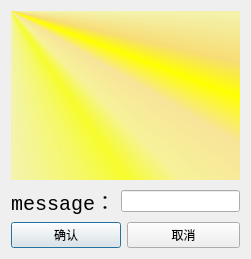
<?xml version="1.0" encoding="UTF-8"?>
<ui version="4.0">
 <class>addText</class>
 <widget class="QDialog" name="addText">
  <property name="geometry">
   <rect>
    <x>0</x>
    <y>0</y>
    <width>251</width>
    <height>259</height>
   </rect>
  </property>
  <property name="windowTitle">
   <string>addText</string>
  </property>
  <layout class="QGridLayout" name="gridLayout">
   <item row="0" column="0" colspan="3">
    <widget class="QLabel" name="label_2">
     <property name="styleSheet">
      <string notr="true">background-color: qconicalgradient(cx:0, cy:0, angle:135, stop:0 rgba(255, 255, 0, 69), stop:0.375 rgba(255, 255, 0, 69), stop:0.423533 rgba(251, 255, 0, 145), stop:0.45 rgba(247, 255, 0, 208), stop:0.477581 rgba(255, 244, 71, 130), stop:0.518717 rgba(255, 218, 71, 130), stop:0.55 rgba(255, 255, 0, 255), stop:0.57754 rgba(255, 203, 0, 130), stop:0.625 rgba(255, 255, 0, 69), stop:1 rgba(255, 255, 0, 69));</string>
     </property>
     <property name="text">
      <string/>
     </property>
    </widget>
   </item>
   <item row="1" column="0">
    <widget class="QLabel" name="label">
     <property name="sizePolicy">
      <sizepolicy hsizetype="Preferred" vsizetype="Preferred">
       <horstretch>0</horstretch>
       <verstretch>0</verstretch>
      </sizepolicy>
     </property>
     <property name="font">
      <font>
       <family>Courier New</family>
       <pointsize>15</pointsize>
      </font>
     </property>
     <property name="text">
      <string>message：</string>
     </property>
    </widget>
   </item>
   <item row="1" column="1" colspan="2">
    <widget class="QLineEdit" name="lineEdit">
     <property name="sizePolicy">
      <sizepolicy hsizetype="MinimumExpanding" vsizetype="Fixed">
       <horstretch>0</horstretch>
       <verstretch>0</verstretch>
      </sizepolicy>
     </property>
     <property name="maxLength">
      <number>1000000</number>
     </property>
    </widget>
   </item>
   <item row="2" column="0" colspan="2">
    <widget class="QPushButton" name="pushButton">
     <property name="sizePolicy">
      <sizepolicy hsizetype="Expanding" vsizetype="Fixed">
       <horstretch>0</horstretch>
       <verstretch>0</verstretch>
      </sizepolicy>
     </property>
     <property name="text">
      <string>确认</string>
     </property>
    </widget>
   </item>
   <item row="2" column="2">
    <widget class="QPushButton" name="pushButton_2">
     <property name="sizePolicy">
      <sizepolicy hsizetype="MinimumExpanding" vsizetype="Fixed">
       <horstretch>0</horstretch>
       <verstretch>0</verstretch>
      </sizepolicy>
     </property>
     <property name="text">
      <string>取消</string>
     </property>
    </widget>
   </item>
  </layout>
 </widget>
 <layoutdefault spacing="6" margin="11"/>
 <resources/>
 <connections>
  <connection>
   <sender>pushButton</sender>
   <signal>clicked()</signal>
   <receiver>addText</receiver>
   <slot>accept()</slot>
   <hints>
    <hint type="sourcelabel">
     <x>100</x>
     <y>245</y>
    </hint>
    <hint type="destinationlabel">
     <x>101</x>
     <y>253</y>
    </hint>
   </hints>
  </connection>
  <connection>
   <sender>pushButton_2</sender>
   <signal>clicked()</signal>
   <receiver>addText</receiver>
   <slot>reject()</slot>
   <hints>
    <hint type="sourcelabel">
     <x>220</x>
     <y>243</y>
    </hint>
    <hint type="destinationlabel">
     <x>220</x>
     <y>255</y>
    </hint>
   </hints>
  </connection>
  <connection>
   <sender>lineEdit</sender>
   <signal>editingFinished()</signal>
   <receiver>pushButton</receiver>
   <slot>click()</slot>
   <hints>
    <hint type="sourcelabel">
     <x>161</x>
     <y>204</y>
    </hint>
    <hint type="destinationlabel">
     <x>78</x>
     <y>237</y>
    </hint>
   </hints>
  </connection>
 </connections>
</ui>
